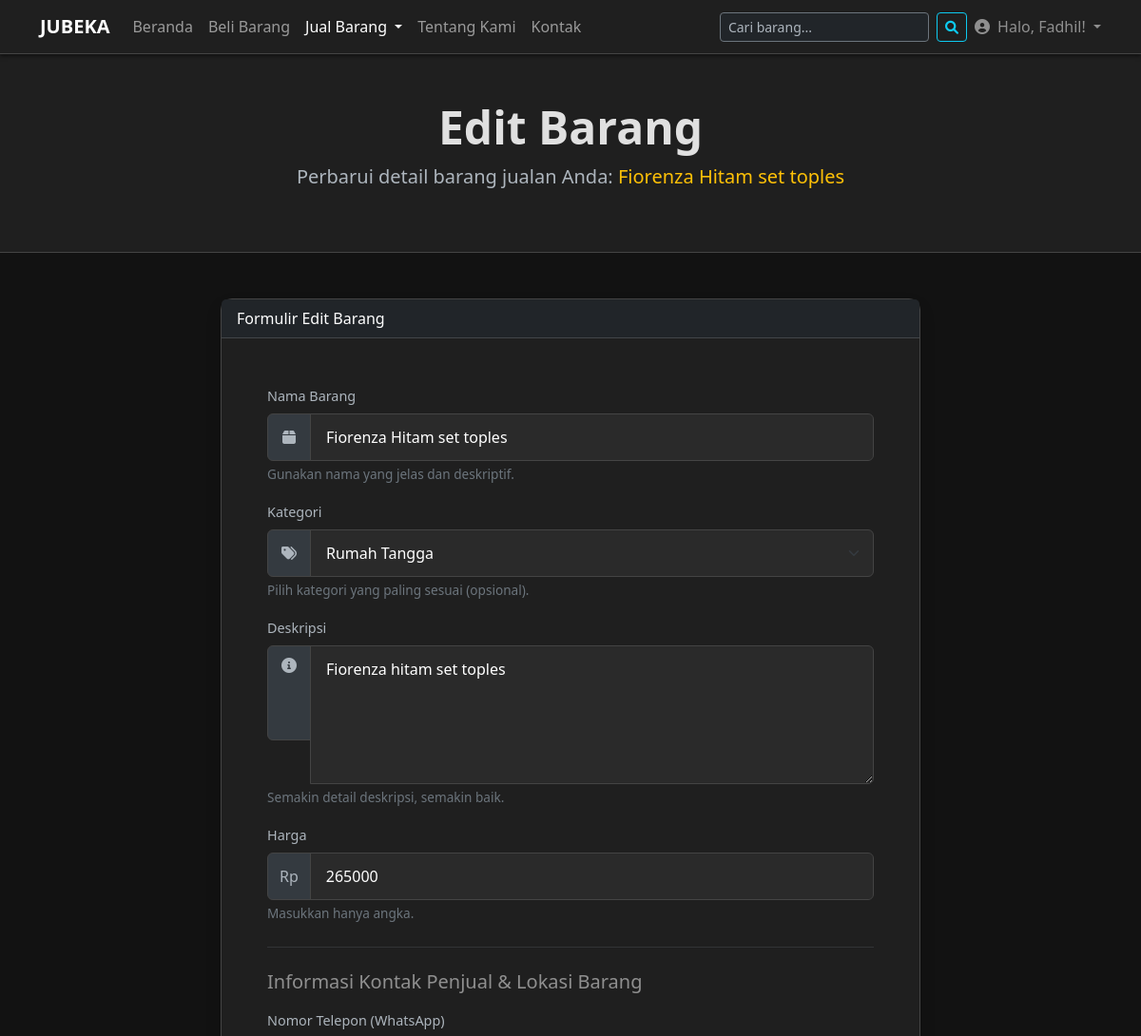
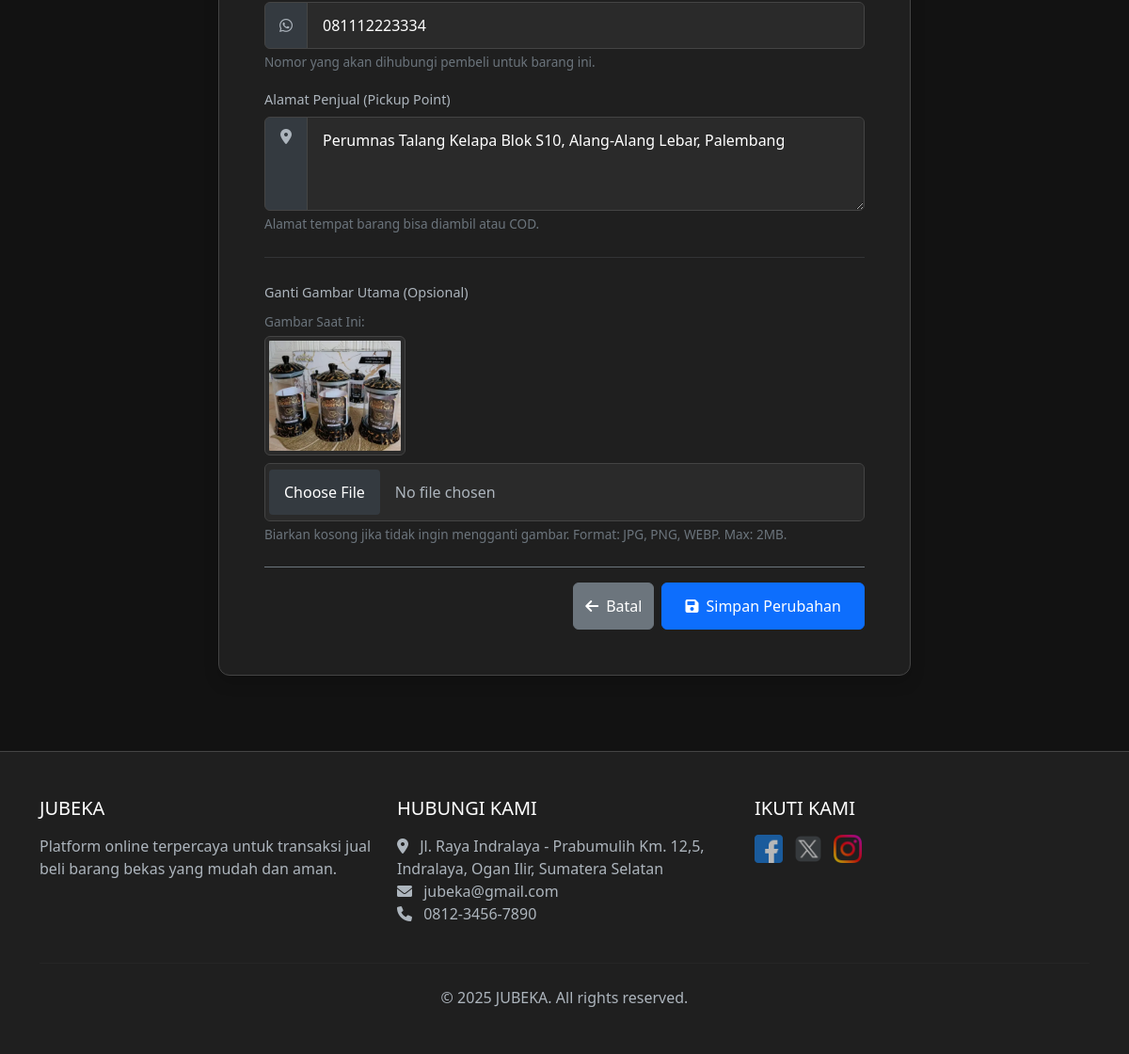
Screenshot of /JUBEKA/edit-barang.php?id=47 (signed in) with the database file from the repository (2 pictures, top to bottom).
### tables this page shows
CREATE TABLE `jual` (
  `id` int(11) NOT NULL,
  `user_id` int(11) DEFAULT NULL,
  `nama_barang` varchar(255) NOT NULL,
  `deskripsi` text NOT NULL,
  `harga` int(50) NOT NULL,
  `kategori_id` int(10) UNSIGNED DEFAULT NULL,
  `gambar` varchar(255) NOT NULL,
  `nomor_telepon_penjual` varchar(20) DEFAULT NULL,
  `alamat_penjual` text DEFAULT NULL,
  `tanggal_post` timestamp NOT NULL DEFAULT current_timestamp()
);

CREATE TABLE `kategori` (
  `id` int(10) UNSIGNED NOT NULL,
  `nama_kategori` varchar(100) NOT NULL
);

### JUBEKA/edit-barang.php (the view, shortened to what the rows shown need)
<?php
require 'functions.php';
$current_user_id = $_SESSION['id'];
$kategori_list = get_all_kategori();
$id = (int)$_GET['id'];
$row = get_barang_by_id($id, $current_user_id);
$nama_barang_value = $row['nama_barang'];
$deskripsi_value = $row['deskripsi'];
$harga_value = $row['harga'];
$kategori_id_value = $row['kategori_id'];
$gambar_lama = $row['gambar'];
$nomor_telepon_penjual_value = $row['nomor_telepon_penjual'] ?? '';
$alamat_penjual_value = $row['alamat_penjual'] ?? '';
?>
<!DOCTYPE html>
<html lang="id">
<head>
    <link href="https://cdn.jsdelivr.net/npm/bootstrap@5.3.3/dist/css/bootstrap.min.css" rel="stylesheet"
 />
    <link rel="stylesheet" href="https://cdnjs.cloudflare.com/ajax/libs/font-awesome/6.0.0/css/all.min.css" />
</head>
<body>
    <main>
        <section class="page-header text-center">
            <div class="container">
                <h1 class="display-5 fw-bold">Edit Barang</h1>
                <p class="lead">Perbarui detail barang jualan Anda: <strong
                        class="text-warning"><?php echo htmlspecialchars($nama_barang_value); ?></strong></p>
            </div>
        </section>
        <section class="edit-form-section">
            <div class="container">
                <div class="row justify-content-center">
                    <div class="col-lg-8">
                        <div class="card edit-form-card shadow">
                            <div class="card-body p-4 p-md-5">
                                <form action="edit-barang.php?id=<?php echo $id; ?>" method="POST"
                                    enctype="multipart/form-data" class="edit-form">
                                    <div class="mb-3">
                                        <div class="input-group">
                                            <span class="input-group-text"><i class="fas fa-box fa-fw"></i></span>
                                            <input type="text" class="form-control" id="nama_barang" name="nama_barang"
                                                placeholder="Contoh: Sepatu Lari Bekas Merk X Ukuran 42" required
                                                value="<?php echo htmlspecialchars($nama_barang_value); ?>" />
                                        </div>
                                    </div>
                                    <div class="mb-3">
                                        <div class="input-group">
                                            <span class="input-group-text"><i class="fas fa-tags fa-fw"></i></span>
                                            <select class="form-select" id="kategori_id" name="kategori_id">
                                                <?php foreach ($kategori_list as $kat): ?>
                                                <option value="<?php echo $kat['id']; ?>"
                                                    <?php echo ($kategori_id_value == $kat['id']) ? 'selected' : ''; ?>>
                                                    <?php echo htmlspecialchars($kat['nama_kategori']); ?>
                                                </option>
                                                <?php endforeach; ?>
                                            </select>
                                        </div>
                                    </div>
                                    <div class="mb-3">
                                        <div class="input-group">
                                            <span class="input-group-text textarea-icon"><i
                                                    class="fas fa-info-circle fa-fw"></i></span>
                                            <textarea class="form-control" id="deskripsi" name="deskripsi" rows="5"
                                                placeholder="Jelaskan kondisi barang, minus (jika ada), alasan jual, dll."
                                                required><?php echo htmlspecialchars($deskripsi_value); ?></textarea>
                                        </div>
                                    </div>
                                    <div class="mb-3">
                                        <div class="input-group">
                                            <span class="input-group-text">Rp</span>
                                            <input type="number" class="form-control" id="harga" name="harga"
                                                placeholder="Masukkan harga tanpa titik atau koma (contoh: 150000)"
                                                required min="0" step="1"
                                                value="<?php echo htmlspecialchars($harga_value); ?>" />
                                        </div>
                                    </div>
                                    <div class="mb-3">
                                        <div class="input-group">
                                            <span class="input-group-text"><i class="fab fa-whatsapp fa-fw"></i></span>
                                            <input type="tel" class="form-control" id="nomor_telepon_penjual"
                                                name="nomor_telepon_penjual" placeholder="Contoh: 081234567890" required
                                                value="<?php echo htmlspecialchars($nomor_telepon_penjual_value); ?>">
                                        </div>
                                    </div>
                                    <div class="mb-4">
                                        <div class="input-group">
                                            <span class="input-group-text textarea-icon"><i
                                                    class="fas fa-map-marker-alt fa-fw"></i></span>
                                            <textarea class="form-control" id="alamat_penjual" name="alamat_penjual"
                                                placeholder="Contoh: Jl. Merdeka No. 10, Sekip, Palembang (Dekat Masjid Agung)"
                                                required><?php echo htmlspecialchars($alamat_penjual_value); ?></textarea>
                                        </div>
                                    </div>
                                    <div class="mb-4">
                                        <div class="mb-2">
                                            <span class="form-text">Gambar Saat Ini:</span><br>
                                            <?php if (!empty($gambar_lama) && file_exists('Assets/' . $gambar_lama)): ?>
                                            <img src="Assets/<?php echo htmlspecialchars($gambar_lama); ?>"
                                                alt="Gambar Barang Saat Ini" class="current-image mt-1 img-thumbnail"
                                                onerror="this.onerror=null; this.style.display='none'; this.nextElementSibling.style.display='inline';">
                                            <?php else: ?>
                                            <span class="text-muted small">(Tidak ada gambar atau gambar tidak
                                                ditemukan)</span>
                                            <?php endif; ?>
                                        </div>
                                    </div>
                                </form>
                            </div>
                        </div>
                    </div>
                </div>
            </div>
        </section>
    </main>
</body>
</html>

### rows the page displays
jual: nama_barang "Fiorenza Hitam set toples", kategori_id "Rumah Tangga", deskripsi "Fiorenza hitam set toples", harga "265000", nomor_telepon_penjual "081112223334", alamat_penjual "Perumnas Talang Kelapa Blok S10, Alang-Alang Lebar, Palembang", gambar (picture)

### other values shown
$_SESSION['username'] "Fadhil"
